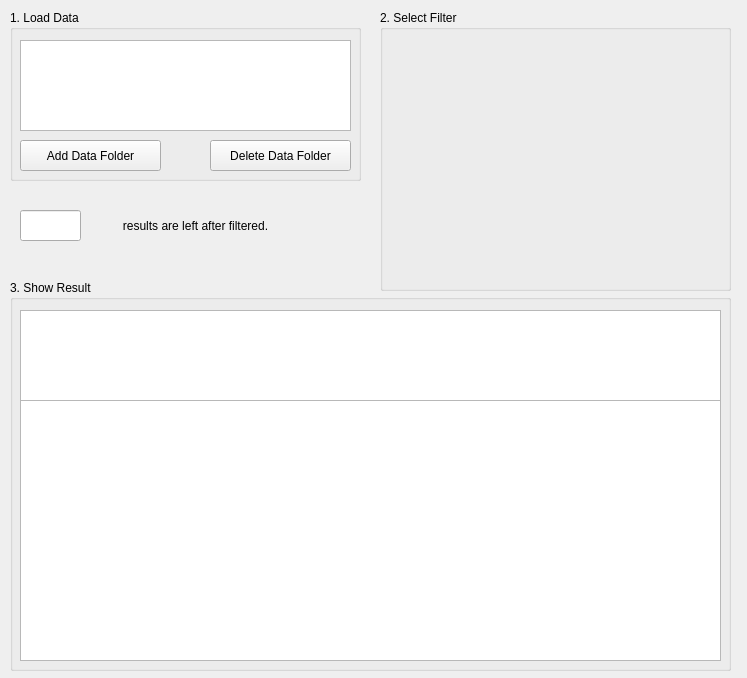
<?xml version="1.0" encoding="UTF-8"?>
<ui version="4.0">
 <class>test_result_toolkit</class>
 <widget class="QWidget" name="test_result_toolkit">
  <property name="geometry">
   <rect>
    <x>0</x>
    <y>0</y>
    <width>747</width>
    <height>678</height>
   </rect>
  </property>
  <property name="windowTitle">
   <string>TestResultToolkit</string>
  </property>
  <widget class="QGroupBox" name="groupBox">
   <property name="geometry">
    <rect>
     <x>10</x>
     <y>10</y>
     <width>351</width>
     <height>171</height>
    </rect>
   </property>
   <property name="title">
    <string>1. Load Data</string>
   </property>
   <widget class="QPushButton" name="delete_data_folder">
    <property name="geometry">
     <rect>
      <x>200</x>
      <y>130</y>
      <width>141</width>
      <height>31</height>
     </rect>
    </property>
    <property name="text">
     <string>Delete Data Folder</string>
    </property>
   </widget>
   <widget class="QPushButton" name="add_data_folder">
    <property name="geometry">
     <rect>
      <x>10</x>
      <y>130</y>
      <width>141</width>
      <height>31</height>
     </rect>
    </property>
    <property name="text">
     <string>Add Data Folder</string>
    </property>
   </widget>
   <widget class="QListWidget" name="data_folder_list">
    <property name="geometry">
     <rect>
      <x>10</x>
      <y>30</y>
      <width>331</width>
      <height>91</height>
     </rect>
    </property>
    <property name="focusPolicy">
     <enum>Qt::ClickFocus</enum>
    </property>
   </widget>
  </widget>
  <widget class="QGroupBox" name="filter_group">
   <property name="geometry">
    <rect>
     <x>380</x>
     <y>10</y>
     <width>351</width>
     <height>281</height>
    </rect>
   </property>
   <property name="title">
    <string>2. Select Filter</string>
   </property>
   <property name="alignment">
    <set>Qt::AlignLeading|Qt::AlignLeft|Qt::AlignTop</set>
   </property>
   <layout class="QGridLayout" name="gridLayout_2">
    <item row="0" column="0">
     <layout class="QGridLayout" name="filter_layout">
      <property name="rightMargin">
       <number>0</number>
      </property>
     </layout>
    </item>
   </layout>
  </widget>
  <widget class="QGroupBox" name="groupBox_2">
   <property name="geometry">
    <rect>
     <x>10</x>
     <y>280</y>
     <width>721</width>
     <height>391</height>
    </rect>
   </property>
   <property name="title">
    <string>3. Show Result</string>
   </property>
   <widget class="QListWidget" name="result_des">
    <property name="geometry">
     <rect>
      <x>10</x>
      <y>30</y>
      <width>701</width>
      <height>91</height>
     </rect>
    </property>
   </widget>
   <widget class="QTableWidget" name="result_table">
    <property name="geometry">
     <rect>
      <x>10</x>
      <y>120</y>
      <width>701</width>
      <height>261</height>
     </rect>
    </property>
   </widget>
  </widget>
  <widget class="QLabel" name="label">
   <property name="geometry">
    <rect>
     <x>90</x>
     <y>210</y>
     <width>211</width>
     <height>31</height>
    </rect>
   </property>
   <property name="text">
    <string>results are left after filtered.</string>
   </property>
   <property name="alignment">
    <set>Qt::AlignCenter</set>
   </property>
  </widget>
  <widget class="QLineEdit" name="data_count">
   <property name="geometry">
    <rect>
     <x>20</x>
     <y>210</y>
     <width>61</width>
     <height>31</height>
    </rect>
   </property>
   <property name="alignment">
    <set>Qt::AlignCenter</set>
   </property>
  </widget>
  <zorder>groupBox</zorder>
  <zorder>groupBox_2</zorder>
  <zorder>filter_group</zorder>
  <zorder>label</zorder>
  <zorder>data_count</zorder>
 </widget>
 <resources/>
 <connections/>
</ui>
